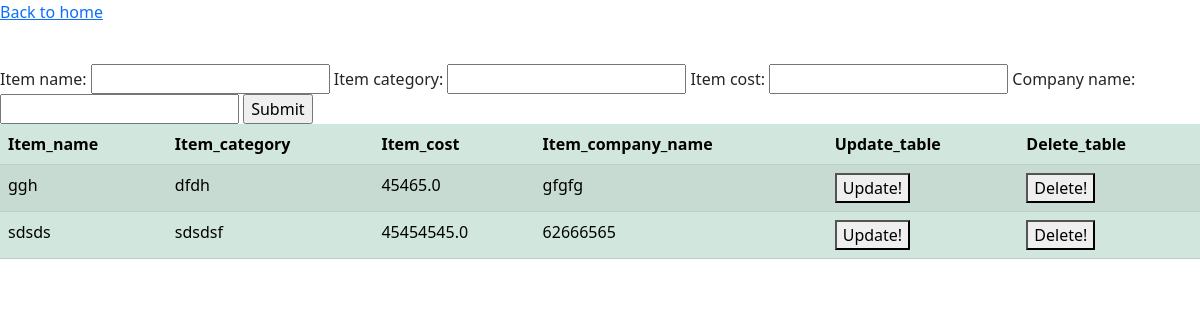
Page /class-item-view/ on the earlier database version.
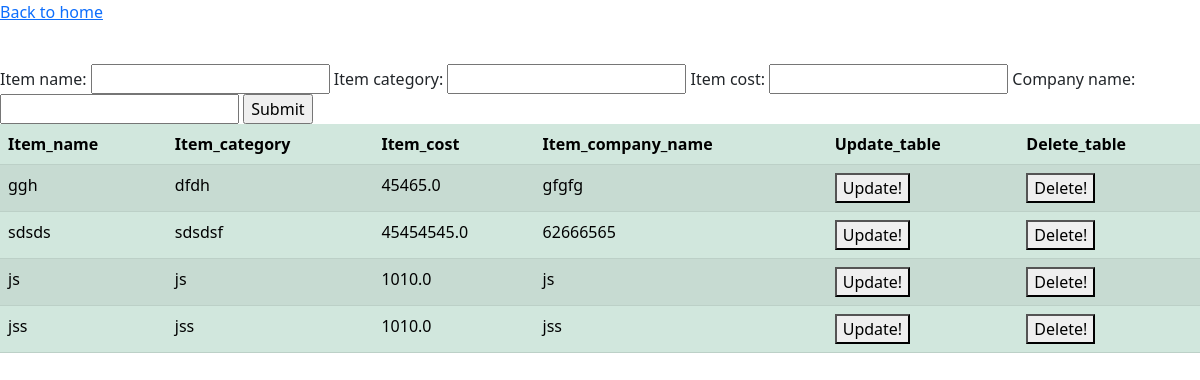
Same page on the later database version.
### master/models.py (models this page shows, shortened)
class Item(models.Model):
    item_name = models.CharField(max_length=100)
    item_category = models.CharField(max_length=50)
    item_cost = models.FloatField()
    company_name = models.CharField(max_length=100)

### master/views.py (the view)
# urls.py: path('class-item-view/',Classitemview.as_view(),name='class-item-view'),
class Classitemview(Generalview):
    form_class = Itemform
    template_name = 'master/item_form.html'
    model = Item
    fields = ['id', 'item_name','item_category','item_cost','company_name']
    template_edit = 'master/update_item.html'

### master/views.py (called while the page is built)
    def get (self , request ,*args, **kwargs):
        form = self.form_class
        object_list = list(self.model.objects.all().values(*self.fields))
        page = {
            'form':form,
            'object_list':object_list
        }
        return render(request,self.template_name,page)

### master/templates/master/item_form.html (shortened to what this page needs)
{% extends 'master/base.html' %}
{% block content %}
<p><a href="{% url 'home' %}">Back to home</a></p>
<form method="POST">
    <br>
    {{form }}
    <input type="submit">
</form>
<table class="table  table-success table-striped">
    <thead>
        <tr>
            <th scope="col">Item_name</th>
            <th scope="col">Item_category</th>
            <th scope="col">Item_cost</th>
            <th scope="col">Item_company_name</th>
            <th scope="col">Update_table</th>
            <th scope="col">Delete_table</th>
        </tr
    </thead>
    <tbody>
        {% for object in object_list %}
        <tr>
            <td>{{object.item_name}}</td>
            <td>{{object.item_category}}</td>
            <td>{{object.item_cost}}</td>
            <td>{{object.company_name}}</td>
            <form action="{% url 'class-item-update' object.id %}" method="POST">
            <td><button type="submit" name='method' value='edit' onclick="alert('Do you want to update!')">Update!</button></td>
            </form>
            <form action="{% url 'class-item-delete' object.id %}" method="POST">
            <td><button type="submit" name='method' value='delete' onclick="alert('Do you want to delete!')">Delete!</button></td>
            </form>
        </tr>
        {% endfor %}
        </tbody>
{% endblock %}

Differences in the rows shown:
added Item: item_name "js", item_category "js", item_cost "1010.0", company_name "js"
added Item: item_name "jss", item_category "jss", item_cost "1010.0", company_name "jss"
